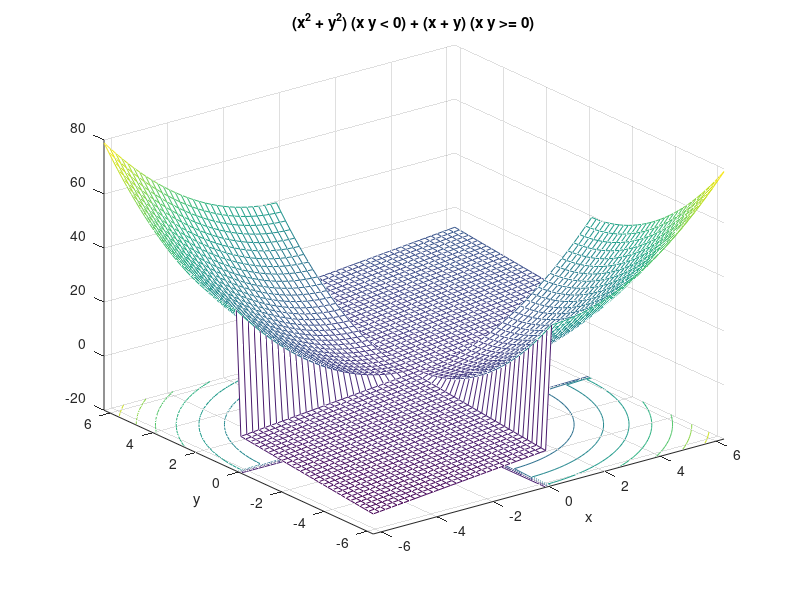

Recreate this plot in MATLAB. (Note: this script raises an error after producing the figure.)
clear
f = @(x,y) (x.^2 + y.^2).*(x.*y<0) + (x+y).*(x.*y>=0)
ezmeshc(f);
print('-depsc','nondiff.eps');  A graph of this function is shown.
f = @(x,y) (y.^3)./(x.^2 + y.^2); ezmeshc(f)